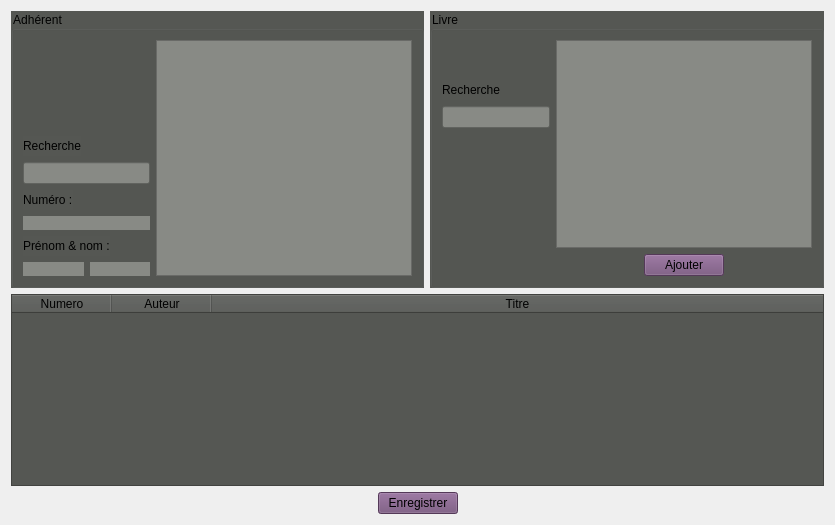
      <widget class="QWidget" name="tabPret">
       <attribute name="title">
        <string>Prêts</string>
       </attribute>
       <layout class="QVBoxLayout" name="verticalLayout_9">
        <item>
         <layout class="QHBoxLayout" name="horizontalLayout_18">
          <item>
           <widget class="QGroupBox" name="groupBoxAdherent">
            <property name="styleSheet">
             <string notr="true">background-color: rgb(85, 87, 83);</string>
            </property>
            <property name="title">
             <string>Adhérent</string>
            </property>
            <layout class="QHBoxLayout" name="horizontalLayout_15">
             <item>
              <layout class="QVBoxLayout" name="verticalLayout_6">
               <item>
                <spacer name="verticalSpacer_2">
                 <property name="orientation">
                  <enum>Qt::Vertical</enum>
                 </property>
                 <property name="sizeHint" stdset="0">
                  <size>
                   <width>20</width>
                   <height>40</height>
                  </size>
                 </property>
                </spacer>
               </item>
               <item>
                <layout class="QHBoxLayout" name="horizontalLayout_8">
                 <item>
                  <widget class="QLabel" name="label_7">
                   <property name="text">
                    <string>Recherche</string>
                   </property>
                  </widget>
                 </item>
                 <item>
                  <spacer name="horizontalSpacer">
                   <property name="orientation">
                    <enum>Qt::Horizontal</enum>
                   </property>
                   <property name="sizeHint" stdset="0">
                    <size>
                     <width>40</width>
                     <height>20</height>
                    </size>
                   </property>
                  </spacer>
                 </item>
                </layout>
               </item>
               <item>
                <widget class="QLineEdit" name="lineEditGroupAdherent">
                 <property name="styleSheet">
                  <string notr="true">background-color: rgb(136, 138, 133);</string>
                 </property>
                </widget>
               </item>
               <item>
                <layout class="QHBoxLayout" name="horizontalLayout_12">
                 <item>
                  <widget class="QLabel" name="label_8">
                   <property name="text">
                    <string>Numéro :</string>
                   </property>
                  </widget>
                 </item>
                 <item>
                  <spacer name="horizontalSpacer_2">
                   <property name="orientation">
                    <enum>Qt::Horizontal</enum>
                   </property>
                   <property name="sizeHint" stdset="0">
                    <size>
                     <width>40</width>
                     <height>20</height>
                    </size>
                   </property>
                  </spacer>
                 </item>
                </layout>
               </item>
               <item>
                <layout class="QHBoxLayout" name="horizontalLayout_11">
                 <item>
                  <widget class="QLabel" name="labelNumeroGroupAdherent">
                   <property name="styleSheet">
                    <string notr="true">background-color: rgb(136, 138, 133);</string>
                   </property>
                   <property name="text">
                    <string/>
                   </property>
                  </widget>
                 </item>
                </layout>
               </item>
               <item>
                <layout class="QHBoxLayout" name="horizontalLayout_10">
                 <item>
                  <widget class="QLabel" name="label_14">
                   <property name="text">
                    <string>Prénom &amp; nom :</string>
                   </property>
                  </widget>
                 </item>
                 <item>
                  <spacer name="horizontalSpacer_4">
                   <property name="orientation">
                    <enum>Qt::Horizontal</enum>
                   </property>
                   <property name="sizeHint" stdset="0">
                    <size>
                     <width>40</width>
                     <height>20</height>
                    </size>
                   </property>
                  </spacer>
                 </item>
                </layout>
               </item>
               <item>
                <layout class="QHBoxLayout" name="horizontalLayout_9">
                 <item>
                  <widget class="QLabel" name="labelNomGroupAdherent_2">
                   <property name="styleSheet">
                    <string notr="true">background-color: rgb(136, 138, 133);</string>
                   </property>
                   <property name="text">
                    <string/>
                   </property>
                  </widget>
                 </item>
                 <item>
                  <widget class="QLabel" name="labelPrenomGroupAdherent">
                   <property name="styleSheet">
                    <string notr="true">background-color: rgb(136, 138, 133);</string>
                   </property>
                   <property name="text">
                    <string/>
                   </property>
                  </widget>
                 </item>
                </layout>
               </item>
              </layout>
             </item>
             <item>
              <widget class="QListWidget" name="listWidgetAdherent">
               <property name="styleSheet">
                <string notr="true">background-color: rgb(136, 138, 133);</string>
               </property>
               <property name="selectionBehavior">
                <enum>QAbstractItemView::SelectRows</enum>
               </property>
              </widget>
             </item>
            </layout>
           </widget>
          </item>
          <item>
           <widget class="QGroupBox" name="groupBoxLivre">
            <property name="styleSheet">
             <string notr="true">background-color: rgb(85, 87, 83);
</string>
            </property>
            <property name="title">
             <string>Livre</string>
            </property>
            <layout class="QHBoxLayout" name="horizontalLayout_16">
             <item>
              <layout class="QVBoxLayout" name="verticalLayout_7">
               <item>
                <spacer name="verticalSpacer_3">
                 <property name="orientation">
                  <enum>Qt::Vertical</enum>
                 </property>
                 <property name="sizeHint" stdset="0">
                  <size>
                   <width>20</width>
                   <height>40</height>
                  </size>
                 </property>
                </spacer>
               </item>
               <item>
                <layout class="QHBoxLayout" name="horizontalLayout_13">
                 <item>
                  <widget class="QLabel" name="label_15">
                   <property name="text">
                    <string>Recherche</string>
                   </property>
                  </widget>
                 </item>
                 <item>
                  <spacer name="horizontalSpacer_6">
                   <property name="orientation">
                    <enum>Qt::Horizontal</enum>
                   </property>
                   <property name="sizeHint" stdset="0">
                    <size>
                     <width>40</width>
                     <height>20</height>
                    </size>
                   </property>
                  </spacer>
                 </item>
                </layout>
               </item>
               <item>
                <widget class="QLineEdit" name="lineEditRechercheGroupLivre">
                 <property name="styleSheet">
                  <string notr="true">background-color: rgb(136, 138, 133);</string>
                 </property>
                </widget>
               </item>
               <item>
                <spacer name="verticalSpacer">
                 <property name="orientation">
                  <enum>Qt::Vertical</enum>
                 </property>
                 <property name="sizeHint" stdset="0">
                  <size>
                   <width>20</width>
                   <height>148</height>
                  </size>
                 </property>
                </spacer>
               </item>
              </layout>
             </item>
             <item>
              <layout class="QVBoxLayout" name="verticalLayout_8">
               <item>
                <widget class="QListWidget" name="listWidgetLivre">
                 <property name="styleSheet">
                  <string notr="true">background-color: rgb(136, 138, 133);</string>
                 </property>
                </widget>
               </item>
               <item>
                <layout class="QHBoxLayout" name="horizontalLayout_14">
                 <item>
                  <spacer name="horizontalSpacer_7">
                   <property name="orientation">
                    <enum>Qt::Horizontal</enum>
                   </property>
                   <property name="sizeHint" stdset="0">
                    <size>
                     <width>40</width>
                     <height>20</height>
                    </size>
                   </property>
                  </spacer>
                 </item>
                 <item>
                  <widget class="QPushButton" name="pushAjouterGroupLivre">
                   <property name="styleSheet">
                    <string notr="true">background-color: rgb(117, 80, 123);</string>
                   </property>
                   <property name="text">
                    <string>Ajouter</string>
                   </property>
                   <property name="icon">
                    <iconset resource="img.qrc">
                     <normaloff>:/new/img/img/fleche.png</normaloff>:/new/img/img/fleche.png</iconset>
                   </property>
                  </widget>
                 </item>
                 <item>
                  <spacer name="horizontalSpacer_8">
                   <property name="orientation">
                    <enum>Qt::Horizontal</enum>
                   </property>
                   <property name="sizeHint" stdset="0">
                    <size>
                     <width>40</width>
                     <height>20</height>
                    </size>
                   </property>
                  </spacer>
                 </item>
                </layout>
               </item>
              </layout>
             </item>
            </layout>
           </widget>
          </item>
         </layout>
        </item>
        <item>
         <widget class="QTableWidget" name="tableWidgetPret">
          <property name="autoFillBackground">
           <bool>false</bool>
          </property>
          <property name="styleSheet">
           <string notr="true">background-color: rgb(85, 87, 83);</string>
          </property>
          <attribute name="horizontalHeaderStretchLastSection">
           <bool>true</bool>
          </attribute>
          <attribute name="verticalHeaderVisible">
           <bool>false</bool>
          </attribute>
          <column>
           <property name="text">
            <string>Numero</string>
           </property>
           <property name="background">
            <color>
             <red>117</red>
             <green>80</green>
             <blue>123</blue>
            </color>
           </property>
          </column>
          <column>
           <property name="text">
            <string>Auteur</string>
           </property>
           <property name="background">
            <color>
             <red>117</red>
             <green>80</green>
             <blue>123</blue>
            </color>
           </property>
          </column>
          <column>
           <property name="text">
            <string>Titre</string>
           </property>
           <property name="background">
            <color>
             <red>117</red>
             <green>80</green>
             <blue>123</blue>
            </color>
           </property>
          </column>
         </widget>
        </item>
        <item>
         <layout class="QHBoxLayout" name="horizontalLayout_17">
          <item>
           <spacer name="horizontalSpacer_9">
            <property name="orientation">
             <enum>Qt::Horizontal</enum>
            </property>
            <property name="sizeHint" stdset="0">
             <size>
              <width>40</width>
              <height>20</height>
             </size>
            </property>
           </spacer>
          </item>
          <item>
           <widget class="QPushButton" name="pushButtonPret">
            <property name="styleSheet">
             <string notr="true">background-color: rgb(117, 80, 123);</string>
            </property>
            <property name="text">
             <string>Enregistrer</string>
            </property>
            <property name="icon">
             <iconset resource="img.qrc">
              <normaloff>:/new/img/img/test.png</normaloff>:/new/img/img/test.png</iconset>
            </property>
           </widget>
          </item>
          <item>
           <spacer name="horizontalSpacer_10">
            <property name="orientation">
             <enum>Qt::Horizontal</enum>
            </property>
            <property name="sizeHint" stdset="0">
             <size>
              <width>40</width>
              <height>20</height>
             </size>
            </property>
           </spacer>
          </item>
         </layout>
        </item>
       </layout>
      </widget>
